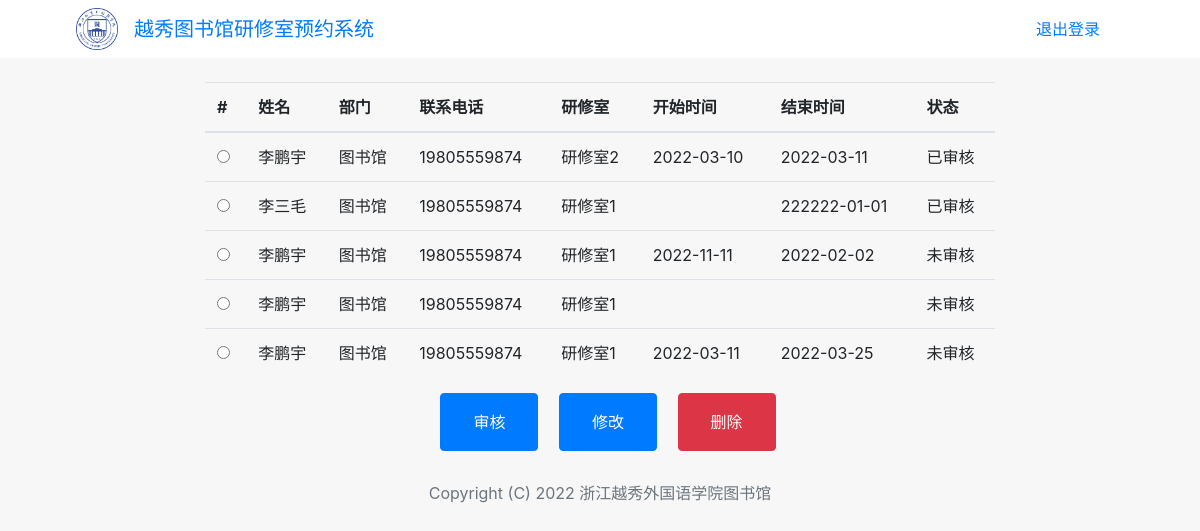
The page /admin (signed in) on the database its author committed.
### main.py (models this page shows)
class Yxs(db.Model):
    id = db.Column(db.Integer, primary_key=True)
    user_name = db.Column(db.String(250), nullable=False)
    user_section = db.Column(db.String(250), nullable=False)
    user_phone = db.Column(db.String(250), nullable=False)
    yanxiushi = db.Column(db.String(250), nullable=False)
    start_date = db.Column(db.String(250), nullable=False)
    end_date = db.Column(db.String(250), nullable=False)
    status = db.Column(db.Integer, nullable=False)

### main.py (the view, shortened to what this page needs)
@app.route("/admin", methods=["GET", "POST"])
@login_required
def admin():
    all_yxs = db.session.query(Yxs).all()
    return render_template("admin.html", all_yxs=all_yxs, logged_in=current_user.is_authenticated)

### main.py (called while the page is built)
@login_manager.user_loader
def load_user(user_id):
    return User.query.get(int(user_id))

### templates/admin.html
{% include "header.html" %}
<div class="row">
    <div class="col-md-8 col-11 container1">
      <form action="/admin" method="post">
<table class="table table-hover">
    <thead>
      <tr>
        <th scope="col">#</th>
        <th scope="col">姓名</th>
        <th scope="col">部门</th>
        <th scope="col">联系电话</th>
        <th scope="col">研修室</th>
        <th scope="col">开始时间</th>
        <th scope="col">结束时间</th>
        <th scope="col">状态</th>
      </tr>
    </thead>
    <tbody>
        {% for yxs in all_yxs %}
      <tr>
        <th scope="row">
          <input type="radio" name="yxs.id" value="{{ yxs.id }}">
        </th>
        <td>{{ yxs.user_name }}</td>
        <td>{{ yxs.user_section }}</td>
        <td>{{ yxs.user_phone }}</td>
        <td>{{ yxs.yanxiushi }}</td>
        <td>{{ yxs.start_date }}</td>
        <td>{{ yxs.end_date }}</td>
        {% if yxs.status == 0: %}
        <td>未审核</td>
        {% else %}
        <td>已审核</td>
        {% endif %}
      </tr>
{% endfor %}
    </tbody>
  </table>
  <div class="admin-div">
  <button type="submit" class="btn btn-primary admin-btn" name="action" value="agree">审核</button>
  <button type="submit" class="btn btn-primary admin-btn" name="action" value="edit">修改</button>
  <button type="submit" class="btn btn-danger admin-btn" name="action" value="delete">删除</button>
</div>
</form>
    </div>
</div>
{% include "footer.html" %}

### static/css/styles.css (style rules this page uses)
body { margin: 0; background-color: #F7F7F7; }
.container1 { margin: 2% auto; }
.admin-div { text-align: center; }
.admin-btn { margin-left: 1rem; padding: 1rem 2rem; }

### rows shown on the page
Yxs: user_name "李鹏宇", user_section "图书馆", user_phone "19805559874", yanxiushi "研修室2", start_date "2022-03-10", end_date "2022-03-11", status "已审核"
Yxs: user_name "李三毛", user_section "图书馆", user_phone "19805559874", yanxiushi "研修室1", end_date "222222-01-01", status "已审核"
Yxs: user_name "李鹏宇", user_section "图书馆", user_phone "19805559874", yanxiushi "研修室1", start_date "2022-11-11", end_date "2022-02-02", status "未审核"
Yxs: user_name "李鹏宇", user_section "图书馆", user_phone "19805559874", yanxiushi "研修室1", status "未审核"
Yxs: user_name "李鹏宇", user_section "图书馆", user_phone "19805559874", yanxiushi "研修室1", start_date "2022-03-11", end_date "2022-03-25", status "未审核"
